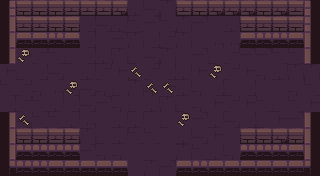

Below is a game level as drawn by its tile map, then a one-line description and the .tmx file that defines it, in full:
An orthogonal 20x11 tile map with 16x16 px tiles, 6 tile layers (ground, dressing, decor, walls, ...) and 12 objects (5x ENTRY, 5x ENEMY, 2x PROP).

<map version="1.10" tiledversion="1.10.2" orientation="orthogonal" renderorder="right-down" width="20" height="11" tilewidth="16" tileheight="16" infinite="0" nextlayerid="8" nextobjectid="13">
 <tileset firstgid="1" name="dungeon" tilewidth="16" tileheight="16" tilecount="100" columns="10">
  <image source="../../../gfx/tiles/depths/dungeon_tileset.png" width="160" height="160" />
 </tileset>
 <layer id="1" name="ground" width="20" height="11">
  <data encoding="csv">
29,9,29,10,17,29,18,20,8,9,29,7,30,19,17,10,29,20,17,29,
28,27,30,8,29,17,9,8,10,28,10,29,28,19,8,9,9,29,19,20,
27,28,10,30,19,17,19,28,29,17,7,29,19,27,27,29,20,7,20,29,
27,18,7,10,20,17,8,29,20,9,29,19,28,20,7,28,28,10,10,9,
18,20,17,9,19,8,7,18,20,7,17,8,18,30,7,18,30,8,29,29,
10,7,30,27,9,9,30,20,29,30,18,8,30,17,20,17,19,19,30,10,
17,7,10,8,17,9,28,30,20,8,29,20,30,18,7,18,10,20,10,18,
8,9,10,10,8,27,19,8,8,19,20,19,28,8,9,17,20,18,28,17,
20,28,30,9,28,29,20,8,10,10,19,8,9,18,19,20,29,27,30,30,
29,20,9,8,10,28,30,30,19,19,19,29,10,8,30,8,18,27,8,18,
7,17,28,9,8,19,19,28,19,29,28,29,9,29,17,30,8,30,29,20
</data>
 </layer>
 <layer id="2" name="dressing" width="20" height="11">
  <data encoding="csv">
0,0,0,0,0,0,0,0,0,0,0,0,0,0,0,0,0,0,0,0,
0,0,0,0,0,0,0,0,0,0,0,0,0,0,0,0,0,0,0,0,
0,0,0,0,0,0,0,0,0,0,0,0,0,0,0,0,0,0,0,0,
0,78,0,0,0,0,0,0,0,0,0,0,0,0,0,0,0,0,0,0,
0,0,0,0,0,0,0,0,69,0,0,0,0,78,0,0,0,0,0,0,
0,0,0,0,78,0,0,0,0,69,69,0,0,0,0,0,0,0,0,0,
0,0,0,0,0,0,0,0,0,0,0,0,0,0,0,0,0,0,0,0,
0,69,0,0,0,0,0,0,0,0,0,78,0,0,0,0,0,0,0,0,
0,0,0,0,0,0,0,0,0,0,0,0,0,0,0,0,0,0,0,0,
0,0,0,0,0,0,0,0,0,0,0,0,0,0,0,0,0,0,0,0,
0,0,0,0,0,0,0,0,0,0,0,0,0,0,0,0,0,0,0,0
</data>
 </layer>
 <layer id="3" name="decor" width="20" height="11">
  <data encoding="csv">
0,0,0,0,0,0,0,0,0,0,0,0,0,0,0,0,0,0,0,0,
0,0,0,0,0,0,0,0,0,0,0,0,0,0,0,0,0,0,0,0,
0,0,0,0,0,0,0,0,0,0,0,0,0,0,0,0,0,0,0,0,
0,0,0,0,0,0,0,0,0,0,0,0,0,0,0,0,0,0,0,0,
0,0,0,0,0,0,0,0,0,0,0,0,0,0,0,0,0,0,0,0,
0,0,0,0,0,0,0,0,0,0,0,0,0,0,0,0,0,0,0,0,
0,0,0,0,0,0,0,0,0,0,0,0,0,0,0,0,0,0,0,0,
0,0,0,0,0,0,0,0,0,0,0,0,0,0,0,0,0,0,0,0,
0,0,0,0,0,0,0,0,0,0,0,0,0,0,0,0,0,0,0,0,
0,0,0,0,0,0,0,0,0,0,0,0,0,0,0,0,0,0,0,0,
0,0,0,0,0,0,0,0,0,0,0,0,0,0,0,0,0,0,0,0
</data>
 </layer>
 <layer id="4" name="walls" width="20" height="11">
  <data encoding="csv">
1,5,5,2,3,3,3,4,0,0,0,3,2,4,4,4,5,4,3,6,
31,0,0,0,0,0,0,0,0,0,0,0,0,0,0,0,0,0,0,26,
31,0,0,0,0,0,0,0,0,0,0,0,0,0,0,0,0,0,0,36,
31,0,0,0,0,0,0,0,0,0,0,0,0,0,0,0,0,0,0,16,
0,0,0,0,0,0,0,0,0,0,0,0,0,0,0,0,0,0,0,0,
0,0,0,0,0,0,0,0,0,0,0,0,0,0,0,0,0,0,0,0,
0,0,0,0,0,0,0,0,0,0,0,0,0,0,0,0,0,0,0,0,
31,0,0,0,0,0,0,0,0,0,0,0,0,0,0,0,0,0,0,16,
11,0,0,0,0,0,0,0,0,0,0,0,0,0,0,0,0,0,0,36,
31,0,0,0,0,0,0,0,0,0,0,0,0,0,0,0,0,0,0,16,
41,43,43,45,45,45,45,45,0,0,0,42,43,42,45,42,42,42,45,46
</data>
 </layer>
 <layer id="5" name="props" width="20" height="11">
  <data encoding="csv">
0,0,0,0,0,0,0,0,0,0,0,0,0,0,0,0,0,0,0,0,
0,3,3,5,2,0,0,0,0,0,0,0,0,0,0,3,3,2,5,0,
0,42,45,44,42,0,0,0,0,0,0,0,0,0,0,42,43,44,42,0,
0,0,0,0,0,0,0,0,0,0,0,0,0,0,0,0,0,0,0,0,
0,0,0,0,0,0,0,0,0,0,0,0,0,0,0,0,0,0,0,0,
0,0,0,0,0,0,0,0,0,0,0,0,0,0,0,0,0,0,0,0,
0,0,0,0,0,0,0,0,0,0,0,0,0,0,0,0,0,0,0,0,
0,0,0,0,0,0,0,0,0,0,0,0,0,0,0,0,0,0,0,0,
0,2,2,3,3,0,0,0,0,0,0,0,0,0,0,2,5,4,5,0,
0,44,43,44,44,0,0,0,0,0,0,0,0,0,0,44,44,44,45,0,
0,0,0,0,0,0,0,0,0,0,0,0,0,0,0,0,0,0,0,0
</data>
 </layer>
 <layer id="6" name="overhead" width="20" height="11">
  <data encoding="csv">
0,0,0,0,0,0,0,0,0,0,0,0,0,0,0,0,0,0,0,0,
0,0,0,0,0,0,0,0,0,0,0,0,0,0,0,0,0,0,0,0,
0,0,0,0,0,0,0,0,0,0,0,0,0,0,0,0,0,0,0,0,
0,0,0,0,0,0,0,0,0,0,0,0,0,0,0,0,0,0,0,0,
0,0,0,0,0,0,0,0,0,0,0,0,0,0,0,0,0,0,0,0,
0,0,0,0,0,0,0,0,0,0,0,0,0,0,0,0,0,0,0,0,
0,0,0,0,0,0,0,0,0,0,0,0,0,0,0,0,0,0,0,0,
0,0,0,0,0,0,0,0,0,0,0,0,0,0,0,0,0,0,0,0,
0,0,0,0,0,0,0,0,0,0,0,0,0,0,0,0,0,0,0,0,
0,0,0,0,0,0,0,0,0,0,0,0,0,0,0,0,0,0,0,0,
0,0,0,0,0,0,0,0,0,0,0,0,0,0,0,0,0,0,0,0
</data>
 </layer>
 <objectgroup id="7" name="spawns">
  <object id="1" name="UP" type="ENTRY" x="152" y="24" />
  <object id="2" name="DOWN" type="ENTRY" x="152" y="152" />
  <object id="3" name="LEFT" type="ENTRY" x="24" y="88" />
  <object id="4" name="RIGHT" type="ENTRY" x="296" y="88" />
  <object id="5" name="" type="ENTRY" x="168" y="88" />
  <object id="6" name="" type="ENEMY" x="200" y="88" />
  <object id="7" name="" type="ENEMY" x="120" y="88" />
  <object id="8" name="" type="ENEMY" x="152" y="56" />
  <object id="9" name="" type="ENEMY" x="248" y="120" />
  <object id="10" name="" type="ENEMY" x="72" y="120" />
  <object id="11" name="torch" type="PROP" x="56" y="168" />
  <object id="12" name="torch" type="PROP" x="264" y="168" />
 </objectgroup>
</map>
